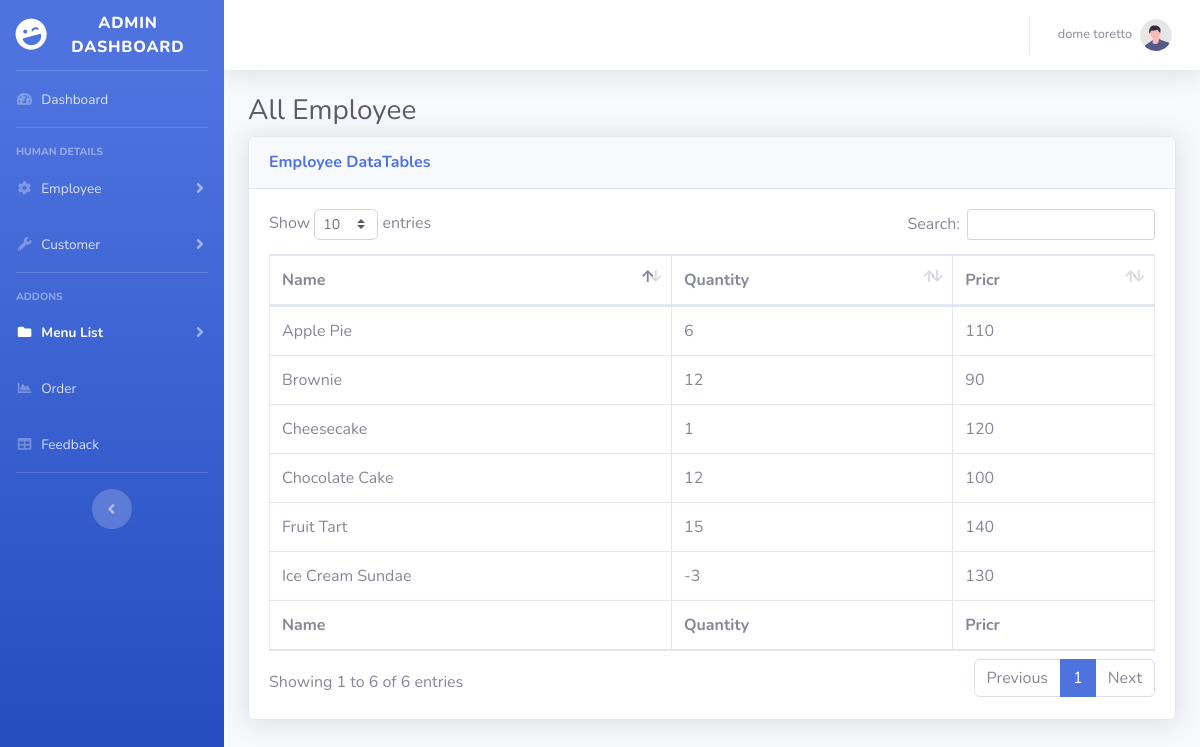
Before: /Dashboard/table7.php (signed in) with the older database file.
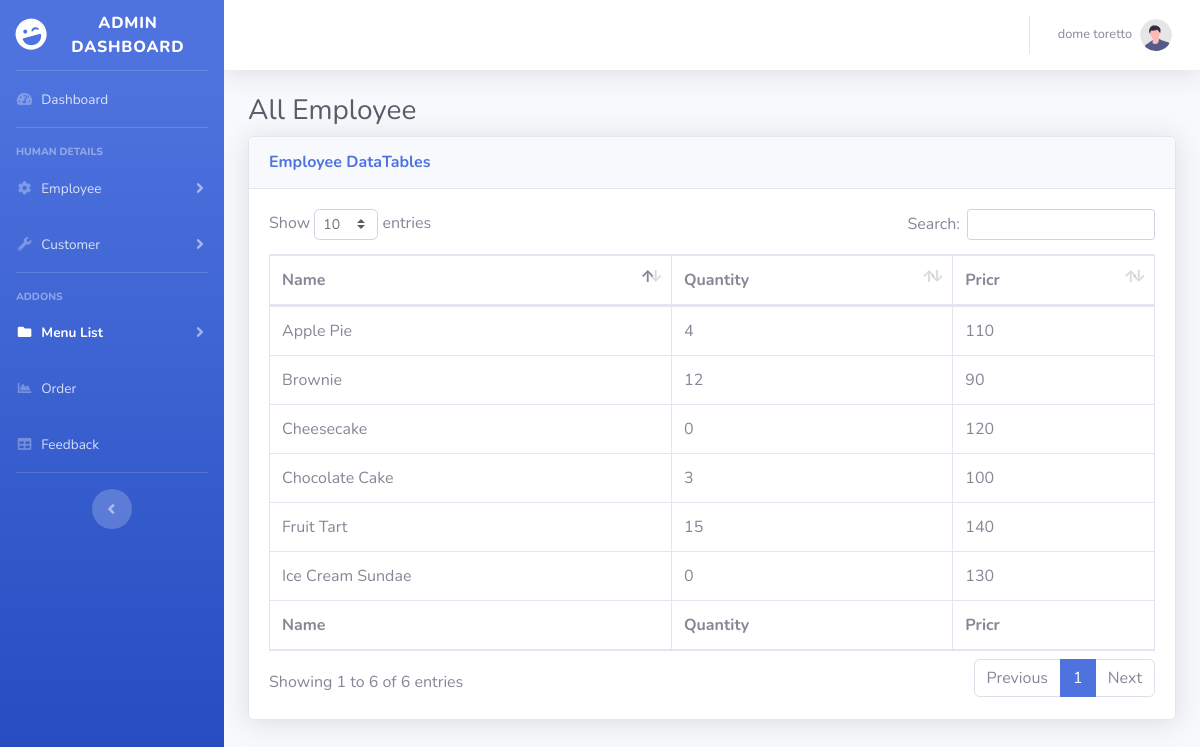
After: the same page with the newer database file.
### tables this page shows
CREATE TABLE `dessert_menu` (
  `dess_menuID` int(10) NOT NULL,
  `dess_menuName` varchar(255) NOT NULL,
  `dess_quantity` int(3) DEFAULT NULL,
  `dess_price` int(3) NOT NULL,
  `dess_picture` varchar(255) NOT NULL
);

### Dashboard/table7.php (the view, shortened to what the changed rows need)
<?php
include '../condb/database.php';
?>
<!DOCTYPE html>
<html lang="en">
<head>
    <link href="vendor/fontawesome-free/css/all.min.css" rel="stylesheet" type="text/css">
    <link href="css/sb-admin-2.min.css" rel="stylesheet">
    <link href="vendor/datatables/dataTables.bootstrap4.min.css" rel="stylesheet">
</head>
<body id="page-top">
    <div id="wrapper">
        <div id="content-wrapper" class="d-flex flex-column">
            <div id="content">
                <div class="container-fluid">
                    <h1 class="h3 mb-2 text-gray-800">All Employee</h1>
                    <div class="card shadow mb-4">
                        <div class="card-body">
                            <div class="table-responsive">
                                <table class="table table-bordered" id="dataTable" width="100%" cellspacing="0">
                                    <thead>
                                        <tr>
                                            <th>Name</th>
                                            <th>Quantity</th>
                                            <th>Pricr</th>
                                        </tr>
                                    </thead>
                                    <tfoot>
                                        <tr>
                                            <th>Name</th>
                                            <th>Quantity</th>
                                            <th>Pricr</th>
                                        </tr>
                                    </tfoot>
                                    <tbody>
                                        <?php $dessert = mysqli_query($conn, "SELECT * FROM dessert_menu") ?>
                                        <?php $dess_row = mysqli_num_rows($dessert); ?>
                                        <?php if ($dess_row > 0) : ?>
                                            <?php while ($dess = mysqli_fetch_array($dessert)) : ?>
                                                <tr>
                                                    <td><?php echo $dess['dess_menuName'] ?></td>
                                                    <td><?php echo $dess['dess_quantity'] ?></td>
                                                    <td><?php echo $dess['dess_price'] ?></td>                                                </tr>
                                            <?php endwhile; ?>
                                        <?php endif; ?>
                                    </tbody>
                                </table>
                            </div>
                        </div>
                    </div>
                </div>
            </div>
        </div>
    </div>
</body>
</html>

Changed rows visible on the page:
changed dessert_menu "Chocolate Cake": dess_quantity "12" → "3"
changed dessert_menu "Cheesecake": dess_quantity "1" → "0"
changed dessert_menu "Apple Pie": dess_quantity "6" → "4"
changed dessert_menu "Ice Cream Sundae": dess_quantity "-3" → "0"
